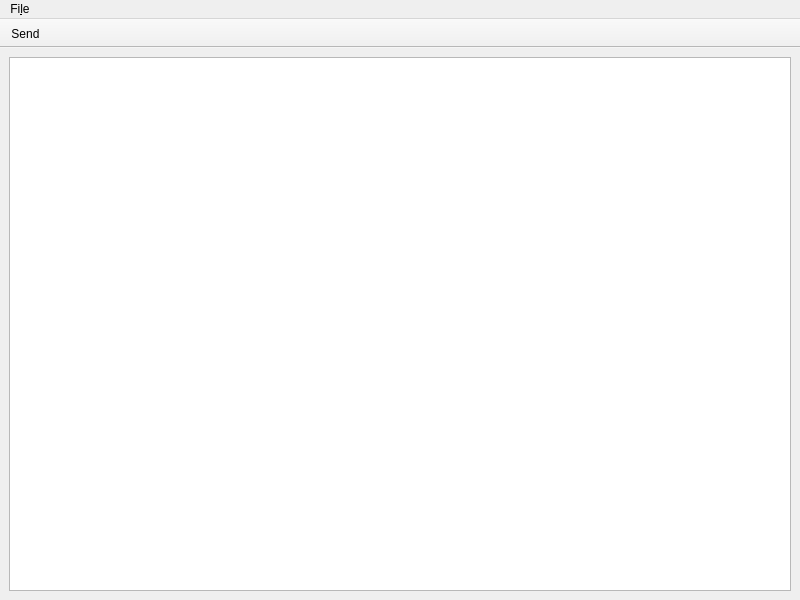
<?xml version="1.0" encoding="UTF-8"?>
<ui version="4.0">
 <class>ComposeWindow</class>
 <widget class="QMainWindow" name="ComposeWindow">
  <property name="geometry">
   <rect>
    <x>0</x>
    <y>0</y>
    <width>800</width>
    <height>600</height>
   </rect>
  </property>
  <property name="windowTitle">
   <string>New Email</string>
  </property>
  <property name="windowIcon">
   <iconset theme="kmail"/>
  </property>
  <property name="toolButtonStyle">
   <enum>Qt::ToolButtonTextBesideIcon</enum>
  </property>
  <widget class="QWidget" name="centralwidget">
   <layout class="QVBoxLayout" name="verticalLayout_2">
    <item>
     <widget class="QTextEdit" name="textEdit"/>
    </item>
   </layout>
  </widget>
  <widget class="QMenuBar" name="menubar">
   <property name="geometry">
    <rect>
     <x>0</x>
     <y>0</y>
     <width>800</width>
     <height>31</height>
    </rect>
   </property>
   <widget class="QMenu" name="menuFile">
    <property name="title">
     <string>Fi&amp;le</string>
    </property>
    <addaction name="actionSend"/>
    <addaction name="actionDiscard"/>
   </widget>
   <addaction name="menuFile"/>
  </widget>
  <widget class="QToolBar" name="toolBar">
   <property name="windowTitle">
    <string>toolBar</string>
   </property>
   <property name="movable">
    <bool>false</bool>
   </property>
   <property name="floatable">
    <bool>false</bool>
   </property>
   <attribute name="toolBarArea">
    <enum>TopToolBarArea</enum>
   </attribute>
   <attribute name="toolBarBreak">
    <bool>false</bool>
   </attribute>
   <addaction name="actionSend"/>
  </widget>
  <action name="actionSend">
   <property name="icon">
    <iconset theme="mail-send">
     <normaloff/>
    </iconset>
   </property>
   <property name="text">
    <string>&amp;Send</string>
   </property>
   <property name="shortcutContext">
    <enum>Qt::WindowShortcut</enum>
   </property>
  </action>
  <action name="actionDiscard">
   <property name="icon">
    <iconset theme="dialog-cancel">
     <normaloff/>
    </iconset>
   </property>
   <property name="text">
    <string>Discard</string>
   </property>
  </action>
 </widget>
 <resources/>
 <connections>
  <connection>
   <sender>actionSend</sender>
   <signal>triggered()</signal>
   <receiver>ComposeWindow</receiver>
   <slot>onSend()</slot>
   <hints>
    <hint type="sourcelabel">
     <x>-1</x>
     <y>-1</y>
    </hint>
    <hint type="destinationlabel">
     <x>399</x>
     <y>299</y>
    </hint>
   </hints>
  </connection>
  <connection>
   <sender>actionDiscard</sender>
   <signal>triggered()</signal>
   <receiver>ComposeWindow</receiver>
   <slot>close()</slot>
   <hints>
    <hint type="sourcelabel">
     <x>-1</x>
     <y>-1</y>
    </hint>
    <hint type="destinationlabel">
     <x>399</x>
     <y>299</y>
    </hint>
   </hints>
  </connection>
 </connections>
 <slots>
  <slot>onSend()</slot>
 </slots>
</ui>
